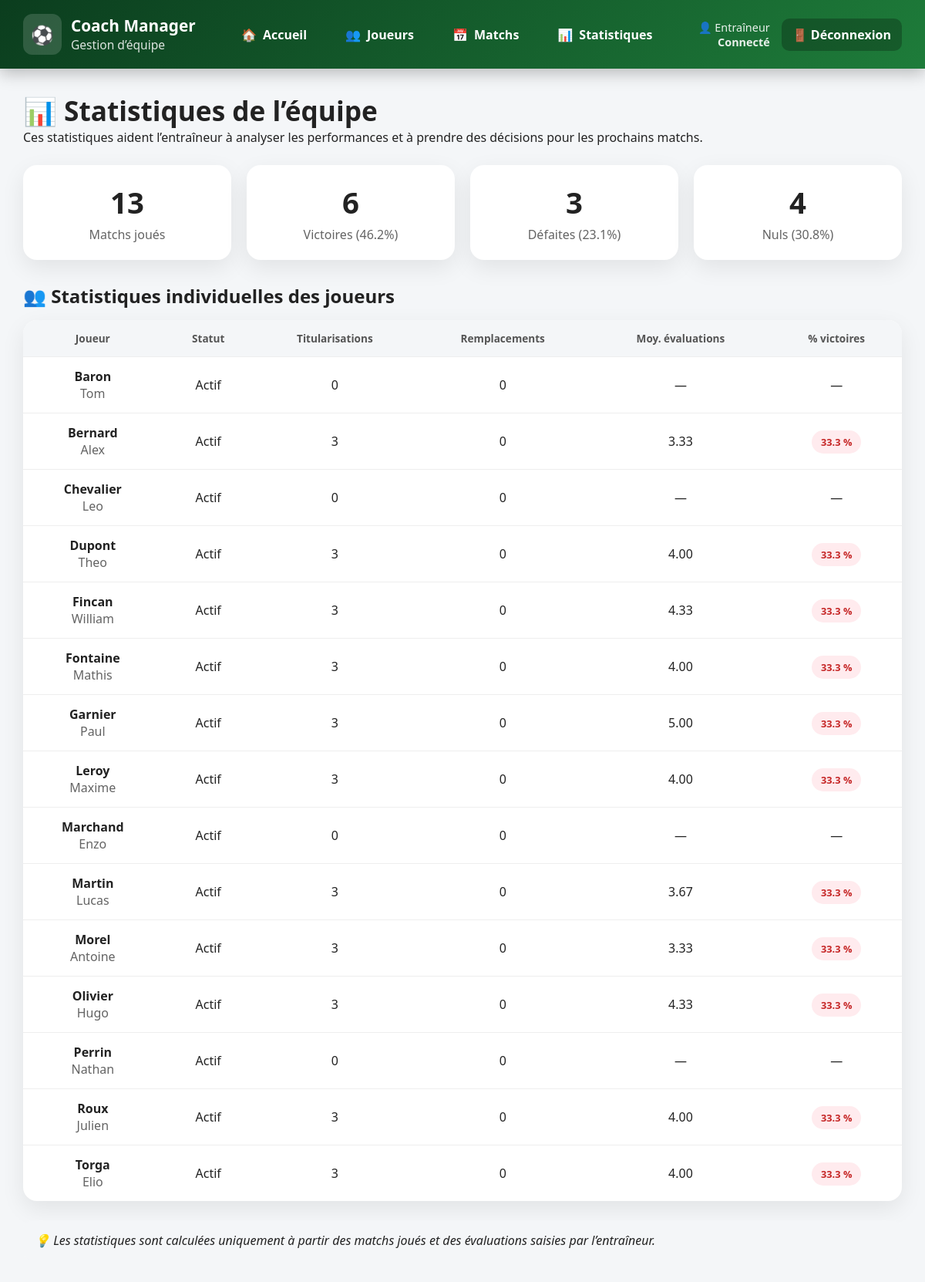
/stats/stats_equipe.php (signed in), run on the app's committed database.
### tables this page shows
CREATE TABLE joueur (
    id_joueur INT AUTO_INCREMENT PRIMARY KEY,
    nom VARCHAR(50) NOT NULL,
    prenom VARCHAR(50) NOT NULL,
    num_licence VARCHAR(20) UNIQUE NOT NULL,
    date_naissance DATE,
    taille_cm INT,
    poids_kg DECIMAL(5,2),
    id_statut INT NOT NULL,
    FOREIGN KEY (id_statut) REFERENCES statut(id_statut)
);

CREATE TABLE statut (
    id_statut INT AUTO_INCREMENT PRIMARY KEY,
    code VARCHAR(10) UNIQUE NOT NULL,
    libelle VARCHAR(50) NOT NULL
);

### stats/stats_equipe.php (the view, shortened to what this page needs)
<?php
require_once "../includes/config.php";
$totalMatchs = $gestion_sportive->query("
    SELECT COUNT(*) FROM matchs WHERE resultat IS NOT NULL
")->fetchColumn();
$statsResultats = $gestion_sportive->query("
    SELECT resultat, COUNT(*) nb
    FROM matchs
    WHERE resultat IS NOT NULL
    GROUP BY resultat
")->fetchAll(PDO::FETCH_KEY_PAIR);
$victoires = $statsResultats["VICTOIRE"] ?? 0;
$defaites  = $statsResultats["DEFAITE"] ?? 0;
$nuls      = $statsResultats["NUL"] ?? 0;
function pct($v, $t) {
    return $t > 0 ? round(($v / $t) * 100, 1) : 0;
}
$joueurs = $gestion_sportive->query("
    SELECT
        j.id_joueur,
        j.nom,
        j.prenom,
        s.libelle AS statut,
        SUM(p.role = 'TITULAIRE') AS titularisations,
        SUM(p.role = 'REMPLACANT') AS remplacements,
        ROUND(AVG(p.evaluation), 2) AS moyenne_eval,
        ROUND(
            SUM(CASE WHEN m.resultat = 'VICTOIRE' THEN 1 ELSE 0 END)
            / NULLIF(COUNT(m.id_match),0) * 100
        ,1) AS pct_victoires
    FROM joueur j
    JOIN statut s ON s.id_statut = j.id_statut
    LEFT JOIN participation p ON p.id_joueur = j.id_joueur
    LEFT JOIN matchs m ON m.id_match = p.id_match
    GROUP BY j.id_joueur
    ORDER BY j.nom
")->fetchAll(PDO::FETCH_ASSOC);
include "../includes/header.php";
?>
<div class="page-title">
    <h1>📊 Statistiques de l’équipe</h1>
    <p>
        Ces statistiques aident l’entraîneur à analyser les performances
        et à prendre des décisions pour les prochains matchs.
    </p>
</div>
<div class="cards">
    <div class="card">
        <h2><?= $totalMatchs ?></h2>
        <span>Matchs joués</span>
    </div>
    <div class="card">
        <h2><?= $victoires ?></h2>
        <span>Victoires (<?= pct($victoires, $totalMatchs) ?>%)</span>
    </div>
    <div class="card">
        <h2><?= $defaites ?></h2>
        <span>Défaites (<?= pct($defaites, $totalMatchs) ?>%)</span>
    </div>
    <div class="card">
        <h2><?= $nuls ?></h2>
        <span>Nuls (<?= pct($nuls, $totalMatchs) ?>%)</span>
    </div>
</div>
<h2 style="margin-bottom:15px;">👥 Statistiques individuelles des joueurs</h2>
<div class="table-container">
<table>
    <thead>
        <tr>
            <th>Joueur</th>
            <th>Statut</th>
            <th>Titularisations</th>
            <th>Remplacements</th>
            <th>Moy. évaluations</th>
            <th>% victoires</th>
        </tr>
    </thead>
    <tbody>
    <?php foreach ($joueurs as $j): ?>
        <tr>
            <td>
                <strong><?= htmlspecialchars($j["nom"]) ?></strong><br>
                <span style="opacity:0.7"><?= htmlspecialchars($j["prenom"]) ?></span>
            </td>
            <td><?= htmlspecialchars($j["statut"]) ?></td>
            <td><?= $j["titularisations"] ?? 0 ?></td>
            <td><?= $j["remplacements"] ?? 0 ?></td>
            <td>
                <?= $j["moyenne_eval"] ?? "—" ?>
            </td>
            <td>
                <?php if ($j["pct_victoires"] !== null): ?>
                    <span class="badge <?= $j["pct_victoires"] >= 50 ? 'green' : 'red' ?>">
                        <?= $j["pct_victoires"] ?> %
                    </span>
                <?php else: ?>
                    —
                <?php endif; ?>
            </td>
        </tr>
    <?php endforeach; ?>
    </tbody>
</table>
</div>
<div class="info">
💡 Les statistiques sont calculées uniquement à partir des matchs joués et des évaluations saisies par l’entraîneur.
</div>
<?php include "../includes/footer.php"; ?>

### includes/header.php (style rules this page uses)
* { box-sizing: border-box; margin: 0; padding: 0; font-family: "Segoe UI", Roboto, Arial, sans-serif; }
body { background-color: #f4f6f8; color: #222; }

### stats/stats_equipe.php (style rules this page uses)
.page-title { margin-bottom: 25px; }
.page-title h1 { font-size: 2.2em; }
.cards { display: grid; grid-template-columns: repeat(4, 1fr); gap: 20px; margin-bottom: 30px; }
.card { background: #ffffff; border-radius: 18px; padding: 22px; box-shadow: 0 10px 30px rgba(0,0,0,0.08); text-align: center; }
.card h2 { font-size: 2.4em; margin-bottom: 5px; }
.card span { opacity: 0.7; }
.table-container { background: #fff; border-radius: 18px; overflow: hidden; box-shadow: 0 10px 30px rgba(0,0,0,0.08); }
table { width: 100%; border-collapse: collapse; }
thead { background: #f4f6f8; }
th, td { padding: 14px 16px; text-align: center; }
th { font-size: 0.85em; color: #555; }
tbody tr { border-top: 1px solid #eee; }
.badge { padding: 6px 12px; border-radius: 999px; font-size: 0.8em; font-weight: bold; }
.badge.red { background: #ffebee; color: #c62828; }
.info { margin-top: 25px; padding: 15px; background: #f4f6f8; border-radius: 12px; font-style: italic; }

### data on the page
joueur: nom "Baron", prenom "Tom", id_statut.libelle "Actif", titularisations "0", remplacements "0", moyenne_eval "—"
joueur: nom "Bernard", prenom "Alex", id_statut.libelle "Actif", titularisations "3", remplacements "0", moyenne_eval "3.33", pct_victoires "33.3"
joueur: nom "Chevalier", prenom "Leo", id_statut.libelle "Actif", titularisations "0", remplacements "0", moyenne_eval "—"
joueur: nom "Dupont", prenom "Theo", id_statut.libelle "Actif", titularisations "3", remplacements "0", moyenne_eval "4.00", pct_victoires "33.3"
joueur: nom "Fincan", prenom "William", id_statut.libelle "Actif", titularisations "3", remplacements "0", moyenne_eval "4.33", pct_victoires "33.3"
joueur: nom "Fontaine", prenom "Mathis", id_statut.libelle "Actif", titularisations "3", remplacements "0", moyenne_eval "4.00", pct_victoires "33.3"
joueur: nom "Garnier", prenom "Paul", id_statut.libelle "Actif", titularisations "3", remplacements "0", moyenne_eval "5.00", pct_victoires "33.3"
joueur: nom "Leroy", prenom "Maxime", id_statut.libelle "Actif", titularisations "3", remplacements "0", moyenne_eval "4.00", pct_victoires "33.3"
joueur: nom "Marchand", prenom "Enzo", id_statut.libelle "Actif", titularisations "0", remplacements "0", moyenne_eval "—"
joueur: nom "Martin", prenom "Lucas", id_statut.libelle "Actif", titularisations "3", remplacements "0", moyenne_eval "3.67", pct_victoires "33.3"
joueur: nom "Morel", prenom "Antoine", id_statut.libelle "Actif", titularisations "3", remplacements "0", moyenne_eval "3.33", pct_victoires "33.3"
joueur: nom "Olivier", prenom "Hugo", id_statut.libelle "Actif", titularisations "3", remplacements "0", moyenne_eval "4.33", pct_victoires "33.3"
joueur: nom "Perrin", prenom "Nathan", id_statut.libelle "Actif", titularisations "0", remplacements "0", moyenne_eval "—"
joueur: nom "Roux", prenom "Julien", id_statut.libelle "Actif", titularisations "3", remplacements "0", moyenne_eval "4.00", pct_victoires "33.3"
joueur: nom "Torga", prenom "Elio", id_statut.libelle "Actif", titularisations "3", remplacements "0", moyenne_eval "4.00", pct_victoires "33.3"

### other printed values
$totalMatchs "13"
$victoires "6"
pct($victoires, $totalMatchs) "46.2"
$defaites "3"
pct($defaites, $totalMatchs) "23.1"
$nuls "4"
pct($nuls, $totalMatchs) "30.8"
